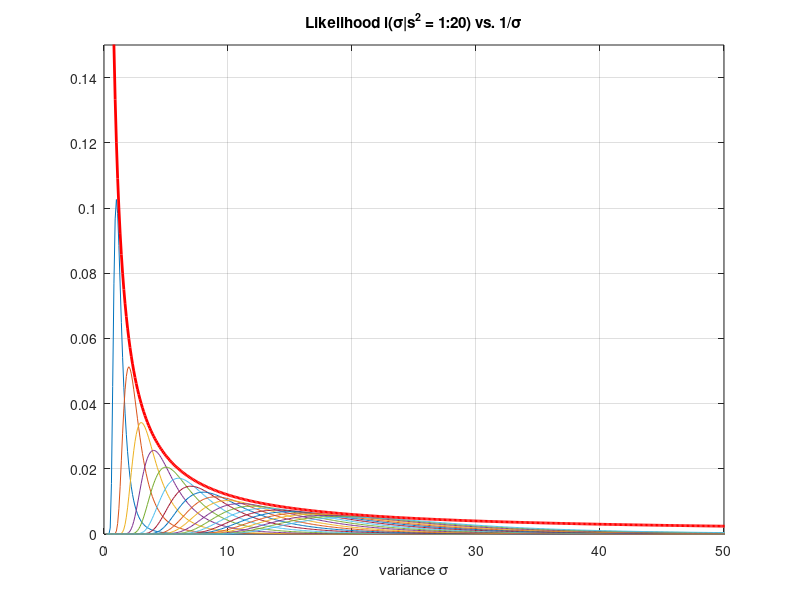
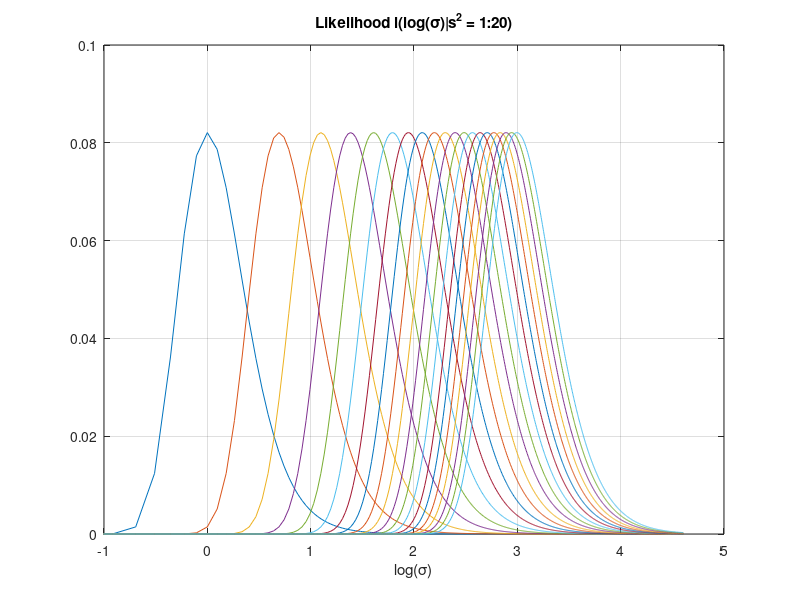

Here is the MATLAB script that generated these plots, in order:
% likelihood of sigma - normal distribution, known mu
s2_statistics = 1:20;
xx = 0.2:0.1:100;
yy = xx;
N = 5;
n=length(xx);
figure(1)
hold off
for s = s2_statistics,
    for k=1:n,
        yy(k)=(1/xx(k))^N * exp(-N*s^2/(2*xx(k)^2));
    end
    yy = yy/sum(yy);
    plot(xx,yy)
    hold on
    grid on
end
plot(xx,.12./xx,'r','linewidth',2)
xlim([0, 50])
ylim([0,0.15])
title('Likelihood l(\sigma|s^2 = 1:20) vs. 1/\sigma')
xlabel('variance \sigma')
%
figure(2)
hold off
for s = s2_statistics,
    for k=1:n,
        yy(k)=exp( N*(log(s)-log(xx(k))) - N/2*exp(2*(log(s)-log(xx(k)))));
    end
    plot(log(xx),yy)
    hold on
    grid on
end
%plot(xx,.12./xx,'r','linewidth',2)
xlim([-1, 5])
% ylim([0,0.09])
title('Likelihood l(log(\sigma)|s^2 = 1:20)')
xlabel('log(\sigma)')
